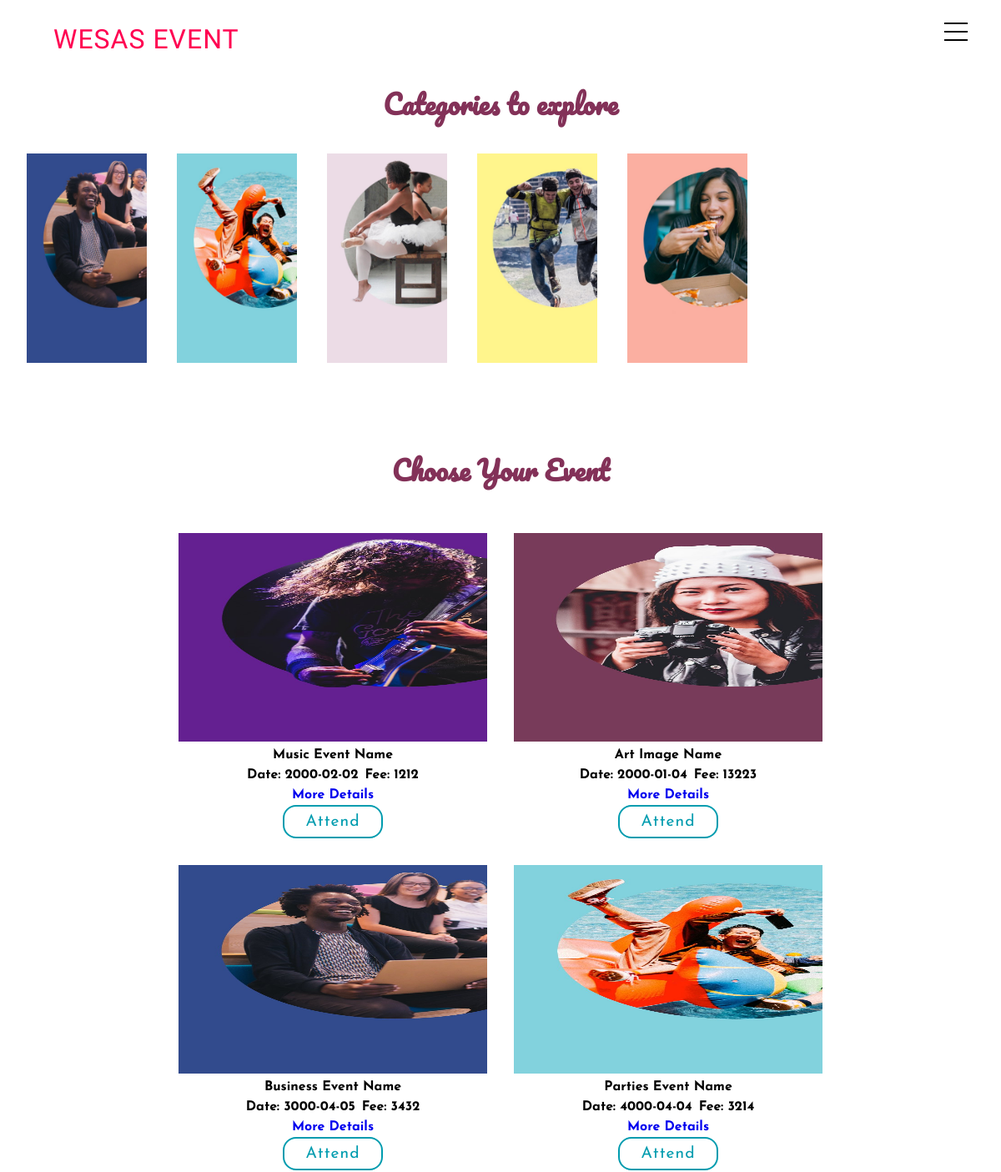
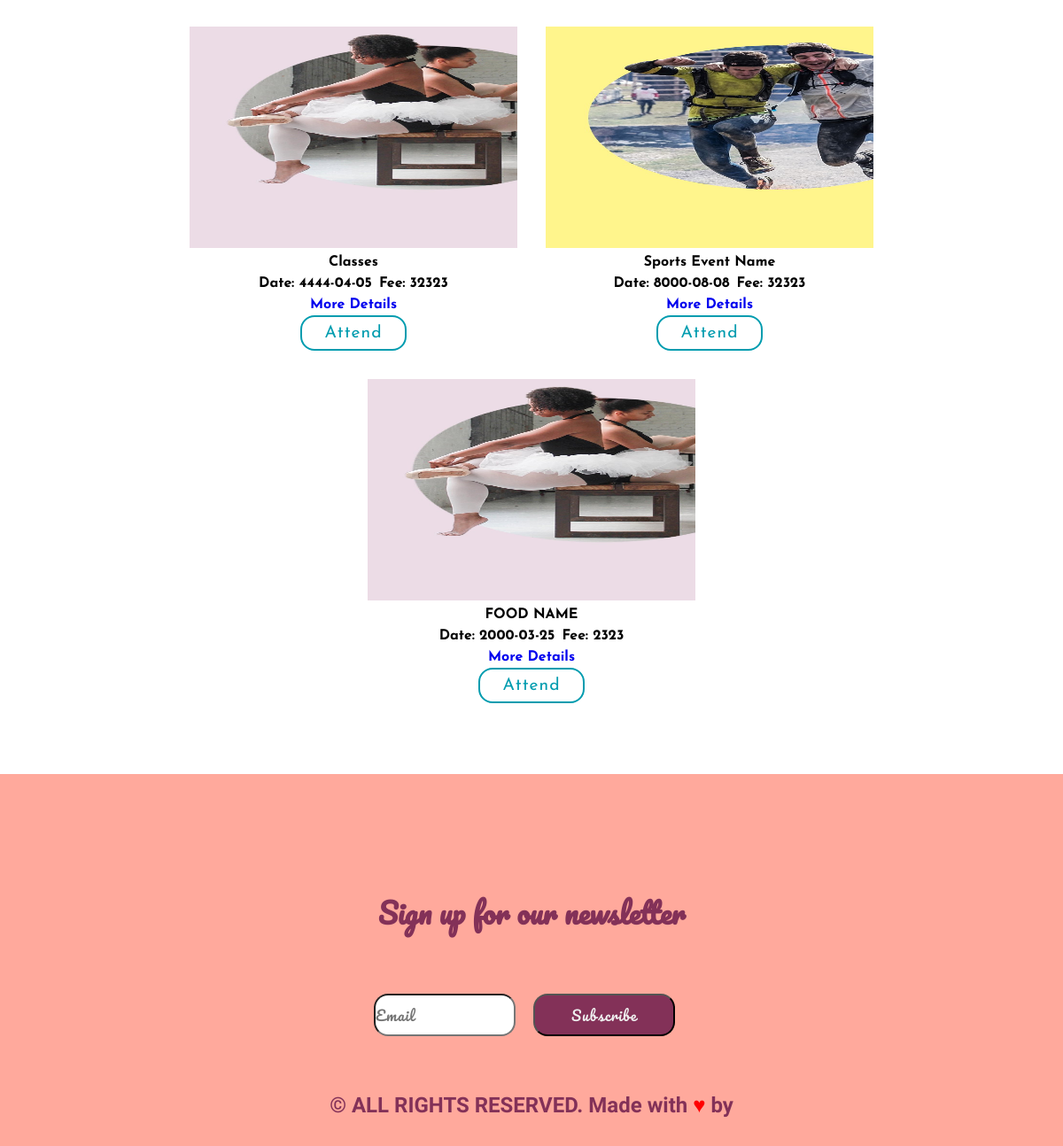
The page /view/events/events.php on the database its author committed (2 pictures, top to bottom).
### tables this page shows
CREATE TABLE `category` (
  `category_id` int(11) NOT NULL,
  `category_name` varchar(255) NOT NULL,
  `category_photo` varchar(255) NOT NULL
);

CREATE TABLE `eventss` (
  `event_id` bigint(20) NOT NULL,
  `event_name` varchar(255) NOT NULL,
  `event_date` varchar(255) NOT NULL,
  `event_cost` bigint(255) NOT NULL,
  `event_description` text NOT NULL,
  `category_name` varchar(255) NOT NULL,
  `event_photo` varchar(255) NOT NULL,
  `latitude` varchar(255) NOT NULL,
  `longitude` varchar(255) NOT NULL
);

### view/events/events.php (the view, shortened to what this page needs)
<?php
include("../../model/pathToDataCenter.php");
include('../../controller/subscribe.php');
?>
<!DOCTYPE html>
<html lang="en">
<head>
    <link rel="stylesheet" media="screen and (min-width: 320px)  and (max-width:500px)" href="../../css/mobile/events.css">
    <link rel="stylesheet" media="screen and (min-width: 501px) and (max-width:1200px)" href="../../css/tablet/events.css">
    <link rel="stylesheet" media="screen and (min-width: 1201px)" href="../../css/widescreen/events.css">
    <link rel="stylesheet" href="../../css/flickity.css" media="screen">
</head>
<body>
<nav id="navBar">
        <div class="logoBg">
            <a href="../../index.php"><h2 class="logo"><span style="font-stretch:100% ;letter-spacing: 1px; font-weight: 400; cursor: pointer; color: rgb(255, 0, 81);">WESAS EVENT</h2></a>
        </div>
        <div class="menu-wrap">
            <div class="hamburger"><div></div></div>
        </div>
</nav>
<div class="heading">
        <h1>
            Categories to explore
        </h1>
</div>
<div class="main-gallery gallery-1">
<?php
$displayphoto = "SELECT category_name,category_photo FROM category";
$querydisplay = mysqli_query($connection,$displayphoto);
while($result = mysqli_fetch_array($querydisplay))
{
?>
    <a href="./categoriseEvent.php?category_name=<?php echo $result['category_name'];?>"><img src="<?php echo $result['category_photo'];?>" style="width:176px; height:251px; padding: 0 1rem;"></a>
<?php
}
?>
</div>
<section id="events">
    <div class="heading">
        <h1>
            Choose Your Event
        </h1>
    </div>
    <div class="listOfEvent">
<?php
$displayquery = "SELECT event_name,event_description,event_photo,event_id,event_cost,category_name,event_name,event_date FROM eventss";
$querydisplay = mysqli_query($connection,$displayquery);
while($result = mysqli_fetch_array($querydisplay))
{
?>
    <div class="item">
        <div class="image">
        <a href="./eventDetails.php?event_id=<?php echo $result['event_id'];?>"><img src="<?php echo $result['event_photo'];?>" alt="<?php echo $result['event_name'];?>"></a>
        </div>
        <div class="eventDetails">
            <div class="eventName">
                <h1><?php echo $result['event_name'];?></h1>
            </div>
            <div class="info">
                <h1>Date: <?php echo $result['event_date'];?></h1>
                <h1>Fee: <?php echo $result['event_cost'];?></h1>
            </div>
            <div class="details">
                <a href="./eventDetails.php?event_id=<?php echo $result['event_id'];?>"><h1>More Details</h1></a>
            </div>
        </div>
        <div class="book">
            <a href="../registration.php?event_id=<?php echo $result['event_id'];?>"><button>Attend</button></a>
        </div>
    </div>
<?php
}
?>
    </div>
</section>
<?php
include('../../components/subscribe.php');
include('../../components/footer.php');
?>
</body>
</html>

### components/subscribe.php
<section id="subscribe">
    <div class="heading">
        <h1>
            Sign up for our newsletter
        </h1>
    </div>
    <div class="subscribeButton">
        <form action="" method="POST">
        <input type="email" placeholder="Email" name="email" required>
        <button type="submit" name="subscribe">Subscribe</button>
        </form>
    </div>
</section>

### components/footer.php (shortened to what this page needs)
<footer>
    <h1>&copy; ALL RIGHTS RESERVED. Made with <span style="color: red;">&hearts;</span> by <a href="http://wesas.in" style="color:rgb(131,49, 88);>WESAS</a> </h1>

### css/mobile/events.css (style rules this page uses)
img { width: 370px; height: 250px; }
.heading { margin-top: 6rem; font-family: 'Josefin Sans', sans-serif; font-size: 1.5rem; color: rgb(115, 0, 146); }
.gallery-1 { margin: 0 1rem; }
.listOfEvent { display: flex; flex-wrap: wrap; justify-content: center; align-items: center; }
.item { display: flex; flex-direction: column; justify-content: center; align-items: center; margin: 1rem; }
.eventDetails > div > a > h1 { font-size: 1rem; font-family: 'Josefin Sans', sans-serif; margin: 0.25rem; }
.eventDetails > div > h1 { font-size: 1rem; font-family: 'Josefin Sans', sans-serif; margin: 0.25rem; }
.eventDetails .info { display: flex; flex-direction: row; }
.eventDetails .info,.details,.eventName { background-color: rgb(255, 255, 255); width: 290px; display: flex; justify-content: center; align-items: center; }
.book a > button { width: 120px; height: 40px; background-color: #fff; border: 2px solid rgb(0, 156, 175); border-radius: 1rem; outline: none; cursor: pointer; font-size: 1.2rem; font-family: 'Josefin Sans', sans-serif; color: rgb(0, 156, 175); }
#subscribe { display: flex; flex-direction: column; justify-content: center; align-items: center; background-color: #fff; }
.heading h1 { text-align: center; margin: 2rem 0; font-family: 'Josefin Sans', sans-serif; }
.subscribeButton { display: flex; flex-direction: row; justify-content: center; align-items: center; margin: 2rem 0; }
footer h1 { text-align: center; font-family: 'Poiret One', cursive; font-size: 1.5rem; padding: 2rem 0; }
#subscribe { display: flex; flex-direction: column; justify-content: center; align-items: center; background-color: rgb(255, 169, 156); margin-top: 4rem; }
.heading h1 { text-align: center; margin: 2rem 0; font-family: 'Pacifico', cursive; font-size: 2rem; color: rgb(131,49, 88); }
.subscribeButton form > button { background: rgb(131,49, 88); color: #EEE; transition-duration: 0.5s; transition-property: background-color,color,border; cursor: pointer; margin: 0 1rem; }
.subscribeButton form > input , button { width: 5rem; height: 3rem; font-size: 1rem; outline: none; color: rgb(131,49, 88); font-family: 'Pacifico', cursive; letter-spacing: 1px; border-radius: 1rem; }
footer { background-color: rgb(255, 169, 156); }
footer h1 { text-align: center; font-family: 'Poiret One', cursive; font-size: 1.5rem; padding: 2rem 0; color: rgb(131,49, 88); }

### css/mobile/navigation.css (style rules this page uses)
* { -webkit-box-sizing: border-box; -moz-box-sizing:border-box; -ms-box-sizing:border-box; box-sizing: border-box; margin: 0; padding: 0; }
a { text-decoration: none; }
#navBar { display: flex; position: fixed; flex-direction: row; top: 0; background: #fff; color: #000; padding: 1rem; height: 80px; width: 100%; padding: 0; z-index: 2; }
#navBar .logoBg { display: flex; height: 93px; justify-content: center; align-items: center; }
#navBar .logoBg h2 { font-family: 'Cookie', cursive; font-size: 2rem; font-stretch: 100%; font-weight: 400; line-height: 16px; letter-spacing: 0.8px; color: #1E2D3B; margin: 4rem; }
.menu-wrap { position: fixed; top: 0; right: 0; z-index: 3; }
.menu-wrap .hamburger { position: absolute; top: 0; right: 0; z-index: 1; width: 60px; height: 60px; padding: 1rem; display: flex; align-items: center; justify-content: center; }
.menu-wrap .hamburger > div { position: relative; flex: none; width: 100%; height: 2px; background: #000; display: flex; align-items: center; justify-content: center; margin-right: 3rem; margin-top: 1rem; margin-right: 3rem; margin-top: 1rem; transition: all 0.4s ease; }
.menu-wrap .hamburger > div::before, .menu-wrap .hamburger > div::after { content: ''; position: absolute; z-index: 1; top: -10px; width: 100%; height: 2px; background: inherit; }
.menu-wrap .hamburger > div::after { top: 10px; }

### css/widescreen/navigation.css (style rules this page uses)
* { -webkit-box-sizing: border-box; -moz-box-sizing:border-box; -ms-box-sizing:border-box; box-sizing: border-box; margin: 0; padding: 0; }
a { text-decoration: none; }
#navBar .menu-wrap { display: none; }
#navBar { display: flex; position: fixed; top:0; background: #fff; justify-content: space-around; z-index: 2; padding: 1rem; height: 80px; width: 100%; padding: 0; align-items: center; }
#navBar .logoBg { display: flex; align-items: center; justify-content: center; background-color: #fff; width: 336px; }
#navBar .logoBg .logo { padding: 15px 44px; font-family: 'Cookie', cursive; font-size: 2rem; font-stretch: 10%; letter-spacing: 2px; line-height: 23px; }

### rows shown on the page
category: category_photo (picture)
category: category_photo (picture)
category: category_photo (picture)
category: category_photo (picture)
category: category_photo (picture)
eventss: event_photo (picture), event_name "Music Event Name", event_date "2000-02-02", event_cost "1212"
eventss: event_photo (picture), event_name "Art Image Name", event_date "2000-01-04", event_cost "13223"
eventss: event_photo (picture), event_name "Business Event Name", event_date "3000-04-05", event_cost "3432"
eventss: event_photo (picture), event_name "Parties Event Name", event_date "4000-04-04", event_cost "3214"
eventss: event_photo+event_name (picture), event_name "Classes", event_date "4444-04-05", event_cost "32323"
eventss: event_photo (picture), event_name "Sports Event Name", event_date "8000-08-08", event_cost "32323"
eventss: event_photo (picture), event_name "FOOD NAME", event_date "2000-03-25", event_cost "2323"
